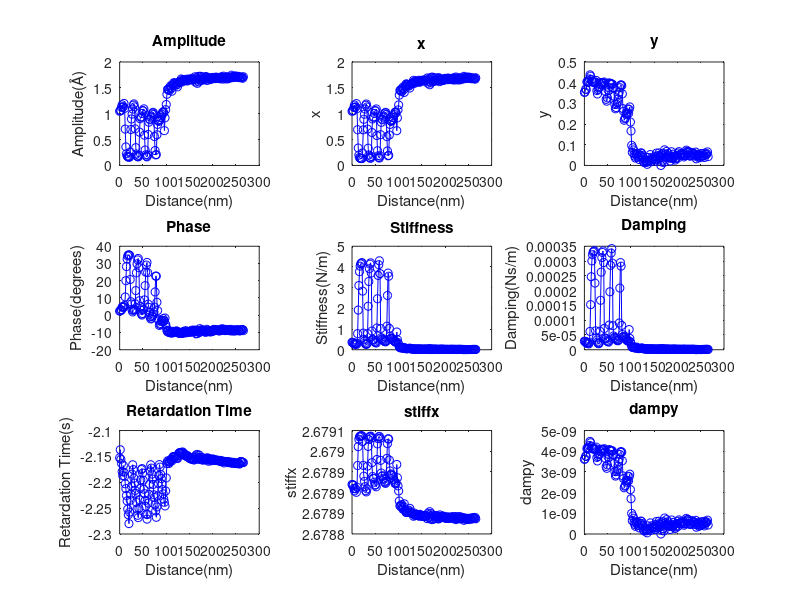

This chart was generated by the following MATLAB code:
% Tiny code for corercting the phase discontinuities in the phase grabbing From the Lockin.
% The discontinuities arrise if the phase of our system exceeds the upper limit of arctan(Y/X) which is 90 degrees.

clear all
%% Experimental constants

Int_sensitivity = 39.73;           	% in mv/A
opamp_gain = 12;
scanner_calib = 22.27;              % nm/V
lockin_sens = 100;                  % in mv

cantilever_stiffness = 0.8486;          % in N/m
free_amplitude = 1.1;                % in Amstrongs
drive_frequency = 2000*2*pi;            % in Hz

npoints = 80;                       % uptil what point do we need to correct the phase data
phasecutoff = -0.139;               % the cutoff point below which the phase would be take to the positive side
datacutoff =115;                    % to trim the redundant part in free amplitude 

density = 2329;                     %density of material of cantilever
area = 8750e-12;                        %surface area of cantilever
cantilever_length = 250e-006;      %length of cantilver SI units


%% Removing the approach values and rescaling the z_voltage values and converting to nanometers

% trimm all the arrays to remove approach z values.

a= importdata('_0x4__data.txt');
b = a.('data');

z = b(:,1);
totlength = length(z);

approach_count = 0;

for i = 1: (totlength-1)
    if (z(i) > z(i+1))
        approach_count = approach_count+1;
    end
end

% count;
% plot(z)

for i=1:approach_count
    b(1,:) = [];
end

% for i = datacutoff:length(b)
%     b(datacutoff,:) = [];
% end

%length(b)

%% data allocation

z_volt = b(:,1);
x = b(:,7)*(lockin_sens/(Int_sensitivity*10));
y = b(:,8)*(lockin_sens/(Int_sensitivity*10));

amplitude = b(:,2)*(lockin_sens/(Int_sensitivity*10));
phase = b(:,3);                        % Third column is the Phase.
DC = b(:,4);

offset_phase = (min(phase))*pi/180;


n= zeros(length(phase),1);
for i = 1:length(phase)
    if phase(i)< 0
        n(i)=-1;
    else 
        n(i)=1;
    end
end

% true_x = x;
 true_y = y - min(y);

 true_x = real(x/cos(offset_phase));
 %true_y =real(n.* sqrt((-1*(x.^2)*((tan(offset_phase))^2))+ (y.^2)));

z_dist = (z_volt - min(z_volt) )* (scanner_calib * opamp_gain) ; 


%% Stiffness and Damping calculation   


stiffness = double(cantilever_stiffness* ((free_amplitude./amplitude).*(cos(phase)) -1)); 
stiffness = stiffness - min(stiffness);

damping = double(cantilever_stiffness * (1.0) * ((free_amplitude./(amplitude.*(drive_frequency))) .* (sin((pi/2)-phase)))) ;
damping = damping- min(damping);



stiffx = double((-1)*(((0.666*cantilever_stiffness * cantilever_length).*true_x./free_amplitude)- 0.333*density*10*area*cantilever_length*drive_frequency*drive_frequency));
%stiffx = stiffx - min(stiffx);

lever_damping = 10e-006;
dampy = double(0.666*cantilever_stiffness*cantilever_length.*true_y./(free_amplitude.*drive_frequency));%- (0.333*lever_damping*cantilever_length));
%dampy = dampy- min(dampy);

retardation_time = double(dampy./(stiffx));



%% Plotting

phase = phase .* (180/pi); %converted phase to degrees


% hold on
% yyaxis left
% plot(z_dist,amplitude)
% 
% yyaxis right
% plot(z_dist,phase)
% 
% % plot(z_dist,true_x)
% % plot(z_dist,true_y)
% hold off

subplot(3,3,1)
plot(z_dist,amplitude,'o-b')
title('Amplitude')
xlabel('Distance(nm)')  
ylabel('Amplitude(Å)')


subplot(3,3,2)
plot(z_dist,true_x,'o-b')
title('x')
xlabel('Distance(nm)')
ylabel('x')


subplot(3,3,3)
plot(z_dist,true_y,'o-b')
title('y')
xlabel('Distance(nm)')
ylabel('y')


subplot(3,3,4)
plot(z_dist,phase,'o-b')
title('Phase')
xlabel('Distance(nm)')
ylabel('Phase(degrees)')


subplot(3,3,5)
plot(z_dist,stiffness,'o-b')
title('Stiffness')
xlabel('Distance(nm)') 
ylabel('Stiffness(N/m)')


subplot(3,3,6)
plot(z_dist,damping,'o-b')
title('Damping')
xlabel('Distance(nm)')
ylabel('Damping(Ns/m)')


subplot(3,3,7)
plot(z_dist,DC,'o-b')
title('Retardation Time')
xlabel('Distance(nm)')
ylabel('Retardation Time(s)')


subplot(3,3,8)
plot(z_dist,stiffx,'o-b')
title('stiffx')
xlabel('Distance(nm)')
ylabel('stiffx')


subplot(3,3,9)
plot(z_dist,dampy,'o-b')
title('dampy')
xlabel('Distance(nm)')
ylabel('dampy')

